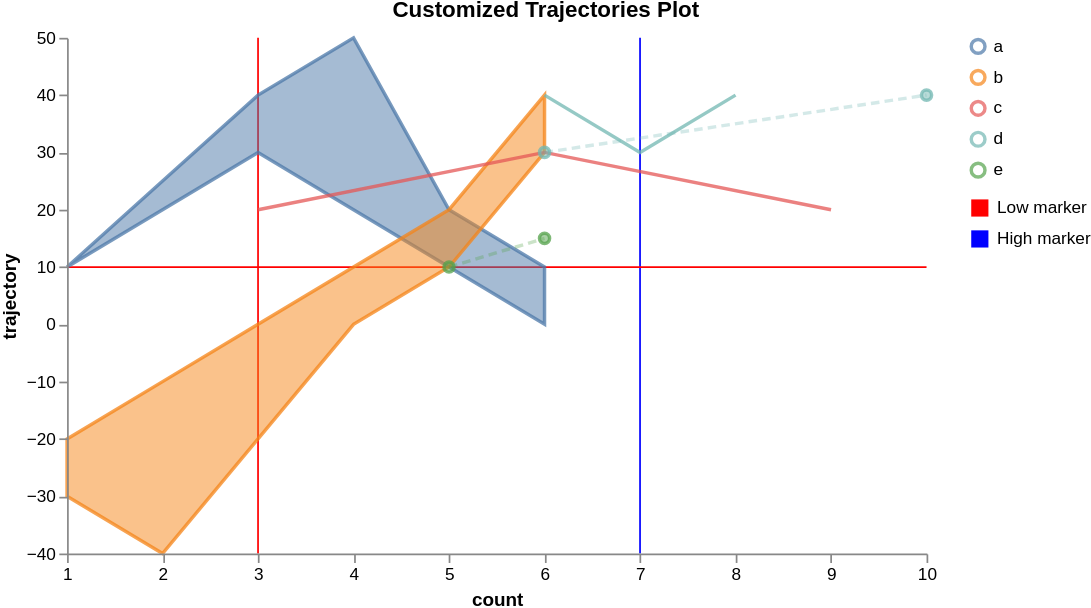

Source (Vega-Lite JSON):
### Vega specification from a JSON file in a GitHub repository (floating-point values rounded to 4 significant figures)
{"$schema": "https://vega.github.io/schema/vega/v5.json", "width": 500, "height": 300, "scales": [{"name": "xscale", "type": "linear", "range": "width", "zero": false, "domain": {"fields": [{"data": "distributions", "field": "timepoint"}, {"data": "traces", "field": "timepoint"}, {"data": "points", "field": "timepoint"}]}}, {"name": "yscale", "type": "linear", "range": "height", "nice": true, "zero": true, "domain": {"fields": [{"data": "distributions", "field": "lower"}, {"data": "distributions", "field": "upper"}, {"data": "traces", "field": "value"}, {"data": "points", "field": "value"}]}}, {"name": "markerscale", "type": "ordinal", "domain": {"data": "markers_v", "field": "label"}, "range": {"data": "markers_v", "field": "new_color"}}, {"name": "color", "type": "ordinal", "range": "category", "domain": {"fields": [{"data": "distributions", "field": "trajectory"}, {"data": "traces", "field": "trajectory"}, {"data": "points", "field": "trajectory"}], "sort": {"order": "ascending"}}}], "axes": [{"orient": "bottom", "scale": "xscale", "zindex": 100, "title": {"signal": "data('axis_labels')[0].xaxis_label"}}, {"orient": "left", "scale": "yscale", "zindex": 100, "title": {"signal": "data('axis_labels')[0].yaxis_label"}}], "signals": [{"name": "clear", "value": true, "on": [{"events": "mouseup[!event.item]", "update": "true", "force": true}]}, {"name": "shift", "value": false, "on": [{"events": "@legendSymbol:click, @legendLabel:click", "update": "event.shiftKey", "force": true}]}, {"name": "clicked", "value": null, "on": [{"events": "@legendSymbol:click, @legendLabel:click", "update": "{value: datum.value}", "force": true}]}, {"name": "clearData", "value": true, "on": [{"events": "mouseup[!event.item]", "update": "true", "force": true}]}, {"name": "clickedData", "value": null, "on": [{"events": "@area:click", "update": "{value: datum.trajectory}", "force": true}]}, {"name": "logLegendClick", "value": null, "on": [{"events": "@legendSymbol:click, @legendLabel:click", "update": "{datum: datum}", "force": true}]}, {"description": "Active datapoint", "name": "activated_datapoint", "value": null, "on": [{"events": "symbol:mouseover", "update": "item()"}, {"events": "symbol:mouseout", "update": "null"}]}, {"name": "logAreaClick", "value": null, "on": [{"events": "@area:click", "update": "{datum: datum}", "force": true}]}], "config": {"logLevel": "warn"}, "legends": [{"name": "color_legend", "stroke": "color", "encode": {"symbols": {"name": "legendSymbol", "interactive": true, "update": {"fill": {"value": "transparent"}, "strokeWidth": {"value": 2}, "opacity": [{"test": "!length(data('selected')) || indata('selected', 'value', datum.value) || indata('selectedData', 'value', datum.value)", "value": 0.7}, {"value": 0.15}], "size": {"value": 64}}}, "labels": {"name": "legendLabel", "interactive": true, "update": {"opacity": [{"test": "!length(data('selectedData')) || indata('selectedData', 'value', datum.value)", "value": 1}, {"value": 0.25}]}}}}, {"name": "marker_color_legend", "fill": "markerscale", "encode": {"symbols": {"name": "markerLegendSymbol", "interactive": true, "update": {"size": {"value": 100}, "shape": {"value": "square"}, "stroke": {"value": "transparent"}, "opacity": {"value": 1}}}, "labels": {"name": "markerLegendLabel", "interactive": true, "update": {"text": {"field": "label"}, "fill": {"value": "black"}, "opacity": {"value": 1}}}}}], "marks": [{"type": "group", "zindex": 3, "name": "_points", "from": {"facet": {"name": "points_split", "data": "points", "groupby": "trajectory"}}, "marks": [{"type": "symbol", "name": "_points_symbol", "from": {"data": "points_split"}, "zindex": 3, "encode": {"update": {"x": {"scale": "xscale", "field": "timepoint"}, "y": {"scale": "yscale", "field": "value"}, "size": {"value": 35}, "strokeWidth": {"value": 2}, "fill": {"scale": "color", "field": "trajectory"}, "stroke": {"scale": "color", "field": "trajectory"}, "fillOpacity": [{"test": "!length(data('selected')) || indata('selected', 'value', datum.trajectory)", "value": 0.5}, {"value": 0.15}], "strokeOpacity": [{"test": "!length(data('selected')) || indata('selected', 'value', datum.trajectory)", "value": 0.75}, {"value": 0.15}], "tooltip": {"field": "value"}}, "hover": {"fillOpacity": {"value": 0.9}}}}, {"type": "line", "name": "_points_line", "from": {"data": "points_split"}, "zindex": 3, "encode": {"update": {"x": {"scale": "xscale", "field": "timepoint"}, "y": {"scale": "yscale", "field": "value"}, "strokeWidth": {"value": 2}, "stroke": {"scale": "color", "field": "trajectory"}, "interpolate": {"value": "linear"}, "strokeDash": {"value": [5, 3]}, "strokeOpacity": [{"test": "!length(data('selected')) || indata('selected', 'value', datum.trajectory)", "value": 0.3}, {"value": 0.1}]}, "hover": {"fillOpacity": {"value": 0.9}}}}]}, {"type": "group", "zindex": 2, "name": "_traces", "from": {"facet": {"name": "traces_split", "data": "traces", "groupby": "trajectory"}}, "marks": [{"type": "line", "name": "_traces_lines", "from": {"data": "traces_split"}, "encode": {"update": {"x": {"scale": "xscale", "field": "timepoint"}, "y": {"scale": "yscale", "field": "value"}, "strokeWidth": {"value": 2}, "stroke": {"scale": "color", "field": "trajectory"}, "interpolate": {"value": "linear"}, "strokeOpacity": [{"test": "!length(data('selected')) || indata('selected', 'value', datum.trajectory)", "value": 0.75}, {"value": 0.15}]}, "hover": {"fillOpacity": {"value": 0.9}}}}]}, {"type": "group", "name": "_distributions", "zindex": 1, "from": {"facet": {"name": "trajectory_split", "data": "distributions", "groupby": "trajectory"}}, "marks": [{"type": "area", "name": "area", "interactive": true, "from": {"data": "trajectory_split"}, "encode": {"update": {"x": {"scale": "xscale", "field": "timepoint"}, "y": {"scale": "yscale", "field": "upper"}, "y2": {"scale": "yscale", "field": "lower"}, "interpolate": {"value": "linear"}, "strokeWidth": {"value": 2}, "fill": {"scale": "color", "field": "trajectory"}, "stroke": {"scale": "color", "field": "trajectory"}, "fillOpacity": [{"test": "!length(data('selected')) || indata('selected', 'value', datum.trajectory)", "value": 0.5}, {"value": 0.15}], "strokeOpacity": [{"test": "!length(data('selected')) || indata('selected', 'value', datum.trajectory)", "value": 0.75}, {"value": 0.15}]}, "hover": {"fillOpacity": {"value": 0.9}}}}]}, {"type": "group", "name": "_markers_v", "marks": [{"type": "rule", "name": "_marker_v text", "from": {"data": "markers_v"}, "encode": {"enter": {"stroke": {"scale": "markerscale", "field": "label"}}, "update": {"x": {"scale": "xscale", "field": "axis_value"}, "y2": {"value": 0}, "y": {"signal": "height"}, "opacity": {"value": 1}}}}]}, {"type": "group", "name": "_markers_h", "marks": [{"type": "rule", "name": "_marker_h text", "from": {"data": "markers_h"}, "encode": {"enter": {"stroke": {"scale": "markerscale", "field": "label"}}, "update": {"y": {"scale": "yscale", "field": "axis_value"}, "x2": {"value": 0}, "x": {"signal": "width"}, "opacity": {"value": 1}}}}]}], "data": [{"name": "distributions", "values": [{"timepoint": 1, "upper": 10, "lower": 10, "trajectory": "a"}, {"timepoint": 2, "upper": 20, "lower": 25, "trajectory": "a"}, {"timepoint": 4, "upper": 20, "lower": 50, "trajectory": "a"}, {"timepoint": 6, "upper": 0, "lower": 10, "trajectory": "a"}, {"timepoint": 1, "upper": -30, "lower": -20, "trajectory": "b"}, {"timepoint": 5, "upper": 10, "lower": 20, "trajectory": "a"}, {"timepoint": 2, "upper": -40, "lower": -10, "trajectory": "b"}, {"timepoint": 3, "upper": -20, "lower": 0, "trajectory": "b"}, {"timepoint": 3, "upper": 30, "lower": 40, "trajectory": "a"}, {"timepoint": 5, "upper": 10, "lower": 20, "trajectory": "b"}, {"timepoint": 4, "upper": 0, "lower": 10, "trajectory": "b"}, {"timepoint": 6, "upper": 30, "lower": 40, "trajectory": "b"}], "transform": [{"type": "collect", "sort": {"field": ["trajectory", "timepoint"]}}, {"type": "formula", "expr": "warn('DEBUG: timepoint=' + datum.timepoint + ', upper=' + datum.upper + ', lower=' + datum.lower + ', trajectory=' + datum.trajectory, null)", "as": "debugInfo"}]}, {"name": "traces", "values": [{"timepoint": 6, "value": 30, "trajectory": "c"}, {"timepoint": 9, "value": 20, "trajectory": "c"}, {"timepoint": 3, "value": 20, "trajectory": "c"}, {"timepoint": 7, "value": 30, "trajectory": "d"}, {"timepoint": 6, "value": 40, "trajectory": "d"}, {"timepoint": 8, "value": 40, "trajectory": "d"}], "transform": [{"type": "filter", "expr": "isValid(datum.value)"}, {"type": "collect", "sort": {"field": ["trajectory", "timepoint"]}}, {"type": "formula", "expr": "warn('DEBUG: timepoint=' + datum.timepoint + ', value=' + datum.value + ', trajectory=' + datum.trajectory, null)", "as": "debugInfo"}]}, {"name": "points", "values": [{"timepoint": 6, "value": 30, "trajectory": "d"}, {"timepoint": 10, "value": 40, "trajectory": "d"}, {"timepoint": 5, "value": 10, "trajectory": "e"}, {"timepoint": 6, "value": 15, "trajectory": "e"}], "transform": [{"type": "formula", "expr": "warn('DEBUG: timepoint=' + datum.timepoint + ', value=' + datum.value + ', trajectory=' + datum.trajectory, null)", "as": "debugInfo"}]}, {"name": "markers_v", "values": [{"axis_value": 3, "label": "Low marker", "new_color": "red"}, {"axis_value": 7, "label": "High marker", "new_color": "blue"}]}, {"name": "markers_h", "values": [{"axis_value": 10, "label": "Low marker", "new_color": "green"}, {"axis_value": 37, "label": "High marker 2", "new_color": "orange"}]}, {"name": "axis_labels", "values": [{"xaxis_label": "count", "yaxis_label": "trajectory"}]}, {"name": "selected", "on": [{"trigger": "clear", "remove": true}, {"trigger": "!shift", "remove": true}, {"trigger": "!shift && clicked", "insert": "clicked"}, {"trigger": "shift && clicked", "toggle": "clicked"}]}, {"name": "selectedData", "on": [{"trigger": "clearData", "remove": true}, {"trigger": "clickedData", "toggle": "clickedData"}]}], "title": "Customized Trajectories Plot"}
